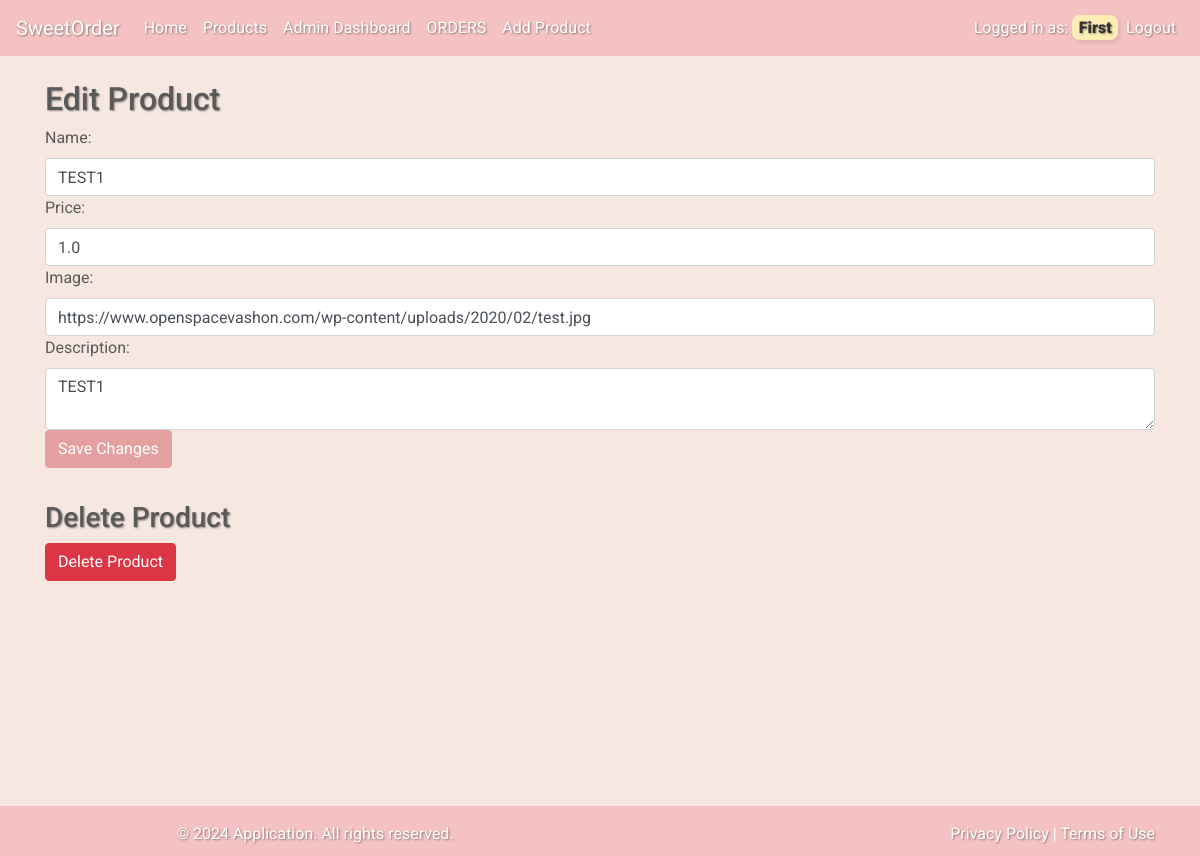
Before: /Edit_Product/1 (signed in) with the older database file.
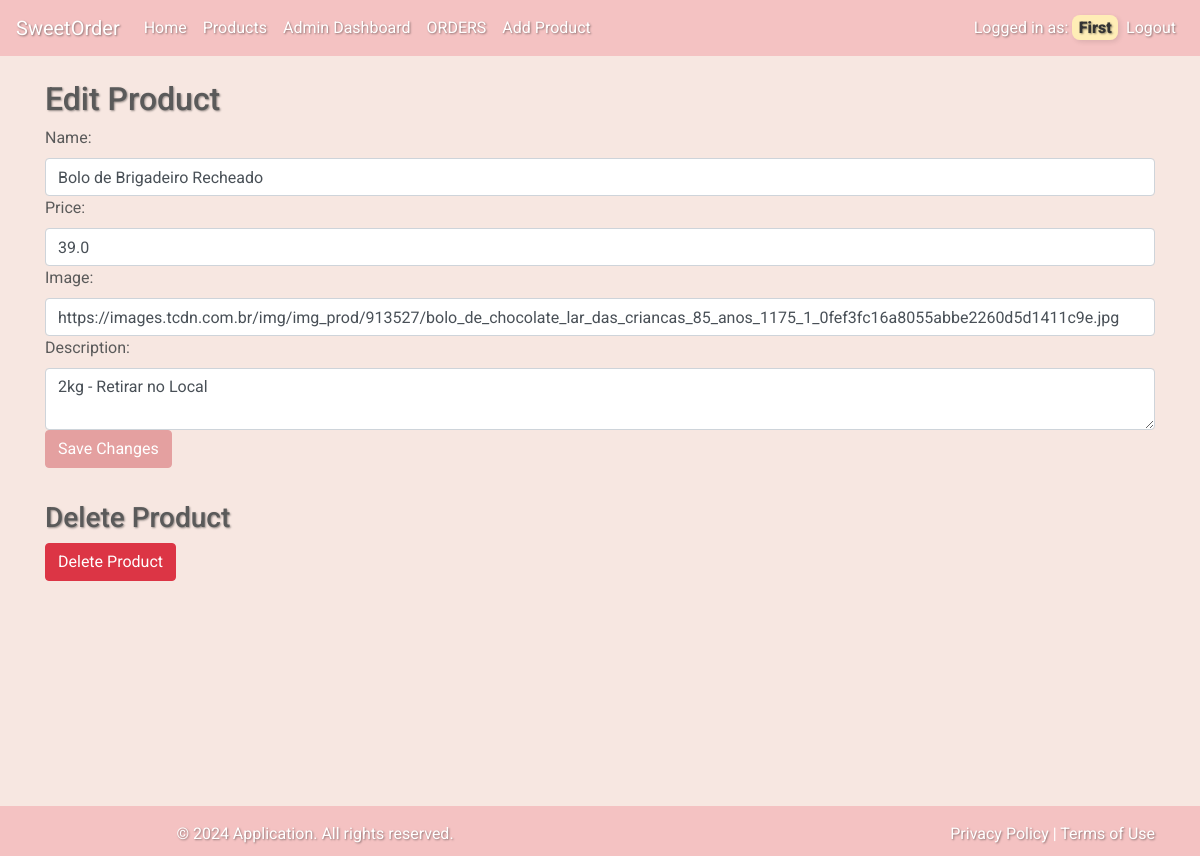
After: the same page with the newer database file.
### app/models.py (models this page shows)
class User(db.Model, UserMixin):
    id = db.Column(db.Integer, primary_key=True)
    first_name = db.Column(db.String(150))
    last_name = db.Column(db.String(150))
    cpf = db.Column(db.String(12))
    email = db.Column(db.String(150), unique=True)
    password = db.Column(db.String(150))
    birth_date = db.Column(db.String(20))
    adress = db.Column(db.String(250))
    phone = db.Column(db.String(12))
    admin = db.Column(db.Boolean, default=False)

class Product(db.Model):
    id = db.Column(db.Integer, primary_key=True)
    name = db.Column(db.String(100), nullable=False)
    description = db.Column(db.String(200), nullable=False)
    price = db.Column(db.Float, nullable=False)
    image = db.Column(db.String(5000), nullable=False)

### app/auth.py (the view, shortened to what this page needs)
@auth.route('/Edit_Product/<int:id>', methods=['GET', 'POST'])
@login_required
def editprod(id):
     if not current_user.admin:
        flash('Admin status is required to access this page.', category='danger')
        return redirect(url_for('auth.products'))
     product = Product.query.get(id)
     return render_template('prod_edit.html', product=product)

### app/__init__.py (called while the page is built)
def create_app():
    app = Flask(__name__)
    app.config['SECRET_KEY'] = 'secretkey'
    app.config['SQLALCHEMY_DATABASE_URI'] = f'sqlite:///{DB_NAME}'
    db.init_app(app)
    from .views import views
    from .auth import auth
    app.register_blueprint(views, url_prefix='/')
    app.register_blueprint(auth, url_prefix='/')
    from .models import User, Product, Order
    create_database(app)
    login_manager = LoginManager()
    login_manager.login_view = 'auth.login'
    login_manager.init_app(app)
    @login_manager.user_loader
    def load_user(id):
        return User.query.get(int(id))
    return app

### app/templates/prod_edit.html (shortened to what this page needs)
{% extends "base.html" %}
{% block content %}
<h2>Edit Product</h2>
<form method="POST" class="form-horizontal">
    <label for="name">Name:</label>
    <input type="text" class="form-control" id="name" name="name" value="{{ product.name }}" required>
    <label for="price">Price:</label>
    <input type="number" class="form-control" id="price" name="price" value="{{ product.price }}" required>
    <label for="name">Image:</label>
    <input type="text" class="form-control" id="image" name="image" value="{{ product.image }}" required>
    <label for="description">Description:</label>
    <textarea class="form-control" id="description" name="description" placeholder="Insert Text" maxlength="500">{{ product.description }}</textarea>
    <button type="submit" class="btn btn-primary">Save Changes</button>
</form>
<h3>Delete Product</h3>
<form action="{{ url_for('auth.delprod', id=product.id) }}" method="POST" onsubmit="return confirm('Are you sure you want to delete this product?');">
    <button type="submit" class="btn btn-danger">Delete Product</button>
</form>
{% endblock %}

### app/templates/base.html (shortened to what this page needs)
<!doctype html>
<html lang="en">
    <head>
        <link href="https://stackpath.bootstrapcdn.com/bootstrap/4.5.2/css/bootstrap.min.css" rel="stylesheet">
        <link href="{{ url_for('static', filename='css/custom.css') }}" rel="stylesheet">
    </head>
    <body>
        <nav class="navbar navbar-expand-lg navbar-custom">
            <a class="navbar-brand">SweetOrder</a>
            <div class="collapse navbar-collapse" id="navbarNav">
                <ul class="navbar-nav mr-auto">
                    <li class="nav-item">
                        <a class="nav-link" href="{{ url_for('views.home') }}">Home</a>
                    </li>
                    <li class="nav-item">
                        <a class="nav-link" href="{{ url_for('auth.products') }}">Products</a>
                    </li>
                    {% if current_user.admin %}
                    <li class="nav-item">
                        <a class="nav-link" href="{{ url_for('auth.adm_Dashboard') }}">Admin Dashboard</a>
                    </li>
                    <li class="nav-item">
                        <a class="nav-link" href="{{ url_for('auth.admin_orders') }}">ORDERS</a>
                    </li>
                    <li class="nav-item">
                        <a class="nav-link" href="{{ url_for('auth.addprod') }}">Add Product</a>
                    </li>
                    {% endif %}
                </ul>
                <ul class="navbar-nav">
                    {% if current_user.is_authenticated %}
                    <li class="nav-item">
                        <span class="navbar-text">
                            <a>Logged in as: <mark><b> {{ current_user.first_name }} </b></mark></a>
                        </span>
                    </li>
                    <li class="nav-item">
                        <a class="nav-link" href="{{ url_for('auth.logout') }}">Logout</a>
                    </li>
                    {% endif %}
                </ul>
            </div>
        </nav>
        <div class="d-flex flex-column min-vh-100">
            <div class="container mt-4 mb-auto">
                {% block content %}{% endblock %}
            </div>
        </div>
        <footer class="footer-custom mt-auto py-3">
            <div class="container">
                <div class="row">
                    <div class="col-md-6">
                        <p>&copy; 2024 Application. All rights reserved.</p>
                    </div>
                    <div class="col-md-6 text-right">
                        <a href="#">Privacy Policy</a> | <a href="#">Terms of Use</a>
                    </div>
                </div>
            </div>
        </footer>
    </body>
</html>

### app/static/css/custom.css (style rules this page uses)
html, body { height: 100%; margin: 0; }
.container { min-height: 100%; display: flex; flex-direction: column; }
.container .row { flex-grow: 1; }
a, h1, h2, h3, h4, h5, h6, p, th, td { text-shadow: 1px 1px 2px rgba(0, 0, 0, 0.4); }
mark { background-color: #ffedb6; color: #333; border-radius: 8px; padding: 0.2em 0.4em; box-shadow: 2px 2px 5px rgba(0, 0, 0, 0.1); font-weight: bold; }
.container { padding-bottom: 50px; }
body { font-family: 'Roboto', sans-serif; background-color: #f7e7e1; color: #5a5a5a; }
.navbar-custom { background-color: #f4c2c2; color: #ffffff; }
.navbar-custom .navbar-brand, .navbar-custom .nav-link, .navbar-custom .navbar-text { color: #ffffff; }
footer { position: relative; bottom: 0; width: 100%; height: 50px; background-color: #f8f9fa; text-align: center; padding: 10px; }
.footer-custom { background-color: #f4c2c2; color: #ffffff; padding: 20px 0; position: fixed; width: 100%; bottom: 0; }
.footer-custom a { color: #ffffff; text-decoration: none; }
.form-control { border-radius: 0.25rem; border: 1px solid #ced4da; }
.btn-primary { background-color: #e4a0a0; border-color: #e4a0a0; }

Changed rows visible on the page:
changed Product: name "TEST1" → "Bolo de Brigadeiro Recheado"; price "1.0" → "39.0"; image "https://www.openspacevashon.com/wp-content/uploads/2020/02/test.jpg" → "https://images.tcdn.com.br/img/img_prod/913527/bolo_de_chocolate_lar_das_criancas_85_anos_1175_1_0fef3fc16a8055abbe2260d5d1411c9e.jpg"; description "TEST1" → "2kg - Retirar no Local"
